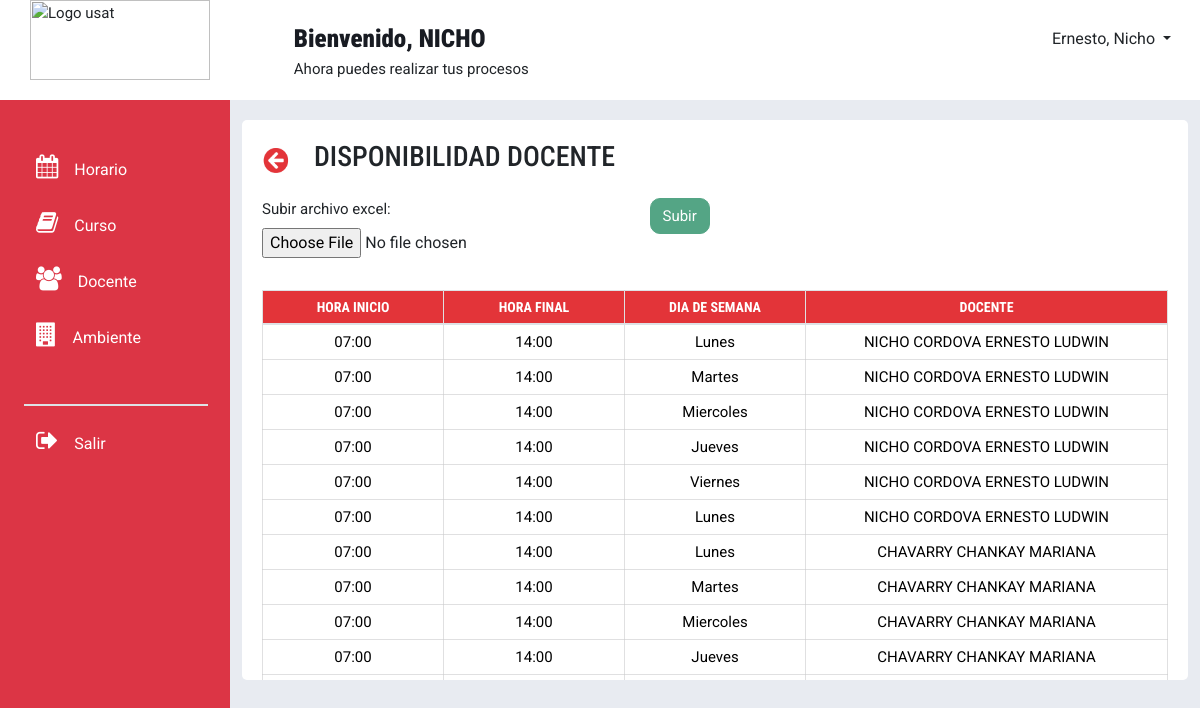
The page /csv/ on the database as committed earlier.
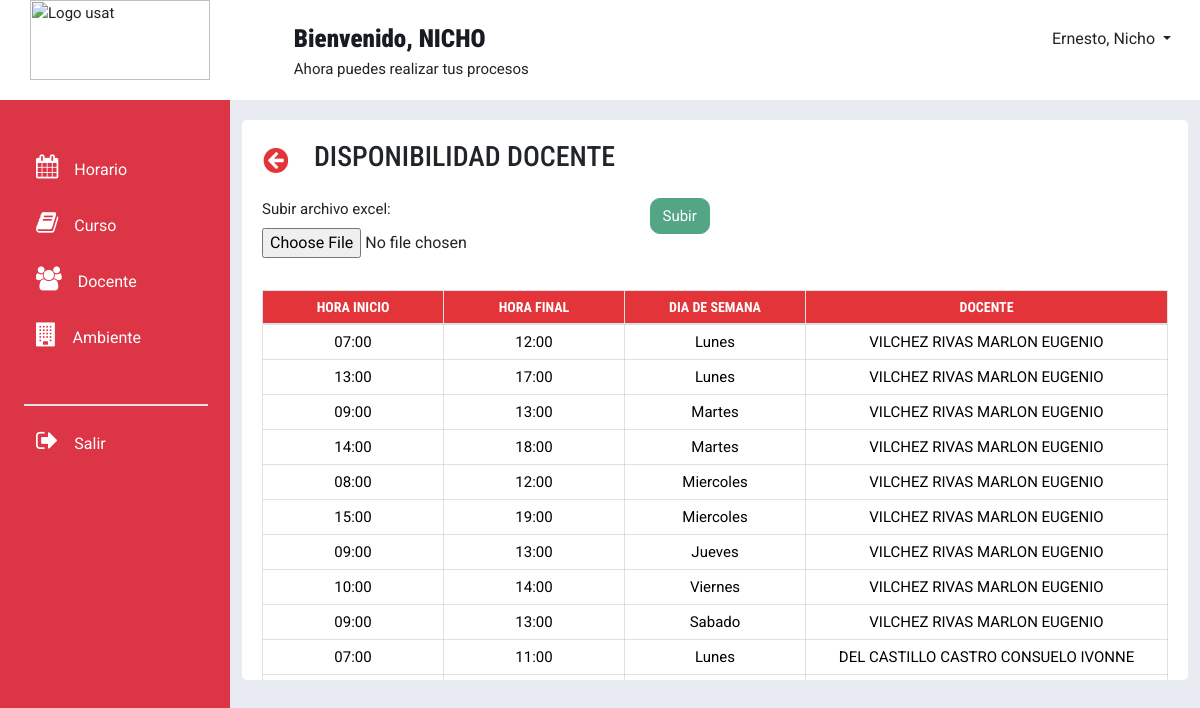
The same page on the database as committed later.
### modulo_horario/models.py (models this page shows)
class dia_semana(models.Model):
    dia_nombre = models.CharField(max_length=9)
    estado = models.BooleanField(default=False)
    def __str__(self):
        return self.dia_nombre
    class Meta:
        verbose_name_plural="Día de la semana"

### modulo_docente/models.py (models this page shows, shortened)
class disponibilidad_docente(models.Model):
    id = models.AutoField(primary_key=True)
    ddo_horainicio = models.TimeField()
    ddo_horafin = models.TimeField()
    FKdiasemana = models.ForeignKey('modulo_horario.dia_semana', on_delete=models.CASCADE)
    FKdocente = models.ForeignKey(docente, on_delete=models.CASCADE)
    class Meta:
        verbose_name_plural="Disponibilidad docente"
        ordering=['FKdocente']

class docente(models.Model):
    doc_nombres = models.CharField(max_length=200)
    doc_especialidad = models.CharField(max_length=100)
    doc_email = models.CharField(max_length=50)
    doc_estado = models.CharField(max_length=10)
    doc_telefono = models.CharField(max_length=9)
    FKtipocontrato = models.ForeignKey (tipo_contrato, on_delete=models.CASCADE)
    FKdepartamentoacademico = models.ForeignKey(departamento_academico, on_delete=models.CASCADE)
    def __str__(self):
        return self.doc_nombres
    class Meta:
        verbose_name_plural="Docente"

### modulo_docente/views.py (the view)
# urls.py: path('csv/', views.upload_file),
def upload_file(request):
    if request.method == 'POST':
        form = UploadCSVForm(request.POST, request.FILES)
        enviar=disponibilidad_docentes()
        if form.is_valid():
            enviar=disponibilidad_docentes()
            if 'Subir_archivo_excel' in request.FILES:
                excel_file = request.FILES['Subir_archivo_excel']
                workbook = openpyxl.load_workbook(excel_file)
                sheet = workbook.active
                try:
                    for row in sheet.iter_rows(min_row=2, values_only=True):  # skip the header
                        if row[1] and row[2]:
                            horainicio = row[1] if isinstance(row[1], time) else datetime.strptime(row[1], '%H:%M:%S').time()
                            horafin = row[2] if isinstance(row[2], time) else datetime.strptime(row[2], '%H:%M:%S').time()
                            _, created = disponibilidad_docente.objects.update_or_create(
                                id=row[0],
                                ddo_horainicio=horainicio,
                                ddo_horafin=horafin,
                                FKdiasemana_id=row[3],
                                FKdocente_id=row[4],
                            )
                    messages.success(request, 'Archivo Excel subido correctamente')
                except Exception as e:
                    messages.error(request, 'Error: ' + str(e))
            else:
                messages.success(request, 'Debe subir un archivo para continuar')
            return redirect(request.path)
    else:
        form = UploadCSVForm()
        enviar=disponibilidad_docentes()
    return render(request, './csv.html', {'form': form, 'disponibilidad':enviar})

### modulo_docente/forms.py
class UploadCSVForm(forms.Form):
    Subir_archivo_excel = forms.FileField(required=False)

### modulo_docente/views.py (called while the page is built)
def disponibilidad_docentes():
    dispo= disponibilidad_docente.objects.all();
    enviar=[]
    for dispobj in dispo:
        horariodispo=disponibilidad_docente.objects.get(id=dispobj.id)
        horaini= horariodispo.ddo_horainicio
        horafin= horariodispo.ddo_horafin
        dia= horariodispo.FKdiasemana
        docente = horariodispo.FKdocente
        enviar.append((horaini,horafin,dia,docente))
    return enviar

### modulo_docente/templates/csv.html (shortened to what the changed rows need)
{% load static %}
{% block content %}
<link href="https://cdn.jsdelivr.net/npm/bootstrap@5.3.3/dist/css/bootstrap.min.css" rel="stylesheet">
<head>
  <link rel="stylesheet" href="{% static 'css/csv.css' %}">
  <link rel="stylesheet" href="https://stackpath.bootstrapcdn.com/bootstrap/4.5.2/css/bootstrap.min.css" />
  <link rel="stylesheet" href="https://maxcdn.bootstrapcdn.com/font-awesome/4.7.0/css/font-awesome.min.css">
  <link rel="stylesheet" href="https://cdnjs.cloudflare.com/ajax/libs/bootstrap/5.3.3/css/bootstrap.min.css" />
</head>
<body style="padding: 0px;
overflow-y: hidden;
overflow-x: hidden;">
    <div class="container-fluid overflow-hidden" style="font-family: 'Roboto', sans-serif;">
        <div class="row vh-100 overflow-auto" >
    <div class="col d-flex flex-column h-sm-100" style="background-color: #e8ebf1;">
        <main class="row overflow-auto">
          <div class="container-fluid col">
    <div id="contenedorSub" style=" padding: 20px; background-color: white; margin-top: 20px; height: 560px; border-radius: 5px;">
    <div id="boxTabla" style="height: 395px; overflow-y: auto;">
      <table class="table" id="tabla">
          <thead class="encabezado" style=" position: sticky; top: 0; z-index: 1; background-color: #E33439;">
              <tr>
                  <th scope="col" style="background-color: #E33439; color: #fff;width: 20%;">HORA INICIO </th>
                  <th scope="col" style="background-color: #E33439; color: #fff; width: 20%;"> HORA FINAL</th>
                  <th scope="col" style="background-color: #E33439; color: #fff;width: 20%;">DIA DE SEMANA</th>
                  <th scope="col" style="background-color: #E33439; color: #fff;width: 40%;">DOCENTE</th>
              </tr>
          </thead>
          <tbody>
              {% for d in disponibilidad %}
              <tr>
                  <td id="ini" style="text-align: center;">{{ d.0 }}</td>
                  <td id="fin" style="text-align: center;" >{{ d.1 }}</td>
                  <td id="dia" style="text-align: center;" >{{ d.2 }}</td>
                  <td id="docente" style="text-align: center;">{{ d.3 }}</td>
              </tr>
              {% endfor %}
          </tbody>
      </table>
  </div>
          </div>
          </div>
        </main>
    </div>
        </div>
    </div>
</body>
{% endblock %}

Rows that differ between the two databases and show on the page:
no longer on one of the page's lists (row edited): dia_semana: ddo_horainicio "07:00", ddo_horafin "14:00", dia_nombre "Jueves", doc_nombres "CHAVARRY CHANKAY MARIANA"
changed dia_semana "Lunes": ddo_horafin "14:00" → "12:00"; doc_nombres "NICHO CORDOVA ERNESTO LUDWIN" → "VILCHEZ RIVAS MARLON EUGENIO"; ddo_horainicio "07:00" → "13:00"; ddo_horafin "14:00" → "17:00"; ddo_horafin "14:00" → "11:00"; doc_nombres "CHAVARRY CHANKAY MARIANA" → "DEL CASTILLO CASTRO CONSUELO IVONNE"
changed dia_semana "Martes": ddo_horainicio "07:00" → "09:00"; ddo_horafin "14:00" → "13:00"; doc_nombres "NICHO CORDOVA ERNESTO LUDWIN" → "VILCHEZ RIVAS MARLON EUGENIO"; ddo_horainicio "07:00" → "14:00"; ddo_horafin "14:00" → "18:00"; doc_nombres "CHAVARRY CHANKAY MARIANA" → "VILCHEZ RIVAS MARLON EUGENIO"
changed dia_semana "Miercoles": ddo_horainicio "07:00" → "08:00"; ddo_horafin "14:00" → "12:00"; doc_nombres "NICHO CORDOVA ERNESTO LUDWIN" → "VILCHEZ RIVAS MARLON EUGENIO"; ddo_horainicio "07:00" → "15:00"; ddo_horafin "14:00" → "19:00"; doc_nombres "CHAVARRY CHANKAY MARIANA" → "VILCHEZ RIVAS MARLON EUGENIO"
changed dia_semana "Jueves": ddo_horainicio "07:00" → "09:00"; ddo_horafin "14:00" → "13:00"; doc_nombres "NICHO CORDOVA ERNESTO LUDWIN" → "VILCHEZ RIVAS MARLON EUGENIO"
changed dia_semana "Viernes": ddo_horainicio "07:00" → "10:00"; doc_nombres "NICHO CORDOVA ERNESTO LUDWIN" → "VILCHEZ RIVAS MARLON EUGENIO"
now on this page (row edited): dia_semana: ddo_horainicio "09:00", ddo_horafin "13:00", dia_nombre "Sabado", doc_nombres "VILCHEZ RIVAS MARLON EUGENIO"
